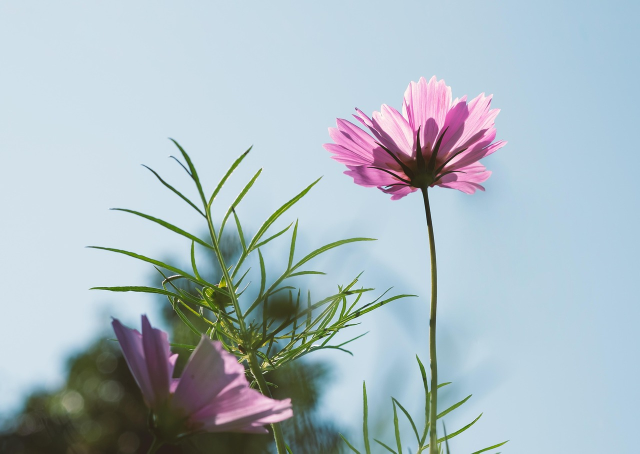
//> input picture task2-OpenCV_Project/resources/test_image.png, 1280 x 907 px (shown at 1/2 size)
$ ./main   (built with g++ and OpenCV 4)
//> lines starting //> are read from the running program, lines starting //| are printed output that depends on the picture; after the words box and inside, x2 and y2 are one past the last pixel; in counts of white or black regions, pixels touching at a corner belong together
#include <opencv2/opencv.hpp>
#include <opencv2/core/core.hpp>
#include <opencv2/imgproc/imgproc.hpp>
#include <opencv2/highgui/highgui.hpp>
#include <iostream>
#include <filesystem>

namespace fs = std::filesystem;

// ========= 工具：确保输出目录存在 =========
void ensureResultsDir() {
    if (!fs::exists("../results")) {
        fs::create_directory("../results");
        std::cout << "Created ../results directory.\n";
    }
}

// ========= 1. 颜色空间转换 =========
cv::Mat convertToGray(const cv::Mat& src) {
    cv::Mat gray;
    cv::cvtColor(src, gray, cv::COLOR_BGR2GRAY);
    return gray;
}

cv::Mat convertToHSV(const cv::Mat& src) {
    cv::Mat hsv;
    cv::cvtColor(src, hsv, cv::COLOR_BGR2HSV);
    return hsv;
}

// ========= 2. 滤波 =========
cv::Mat applyBlur(const cv::Mat& src, int ksize = 3) {
    cv::Mat dst;
    cv::blur(src, dst, cv::Size(ksize, ksize));
    return dst;
}

cv::Mat applyGaussian(const cv::Mat& src, int ksize = 3, double sigma = 0) {
    cv::Mat dst;
    cv::GaussianBlur(src, dst, cv::Size(ksize, ksize), sigma);
    return dst;
}

// ========= 3. 红色区域提取 =========
cv::Mat redInHSV(const cv::Mat& bgr)
{
    // 首先转化为hsv
    cv::Mat hsv;
    cv::cvtColor(bgr, hsv, cv::COLOR_BGR2HSV);

    // 调参
    cv::Scalar lower_red(147, 83, 141);
    cv::Scalar upper_red(180, 255, 255);

    cv::Mat mask;
    cv::inRange(hsv, lower_red, upper_red, mask);

    cv::Mat res;
    cv::bitwise_and(bgr, bgr, res, mask);
    // [5 lines of commented-out code are left out]
    return res;
}

// ========= 4. 红色外轮廓、Bounding Box =========
std::pair<cv::Mat, cv::Mat> visualizeRedContours(const cv::Mat& src,
    const cv::Mat& redMask,
    int lineWidth = 1)
{
    cv::Mat gray4red;
    cv::cvtColor(redMask, gray4red, cv::COLOR_BGR2GRAY);
    gray4red.convertTo(gray4red, CV_8U);
    cv::Mat binary;
    cv::threshold(gray4red, binary, 0, 255, cv::THRESH_BINARY);

    // 1. 找轮廓
    std::vector<std::vector<cv::Point>> contours;
    std::vector<cv::Vec4i> hierarchy;
    cv::findContours(binary.clone(), contours, hierarchy,
                     cv::RETR_TREE,          // 使用EXTRAL只有外部轮廓
                     cv::CHAIN_APPROX_SIMPLE);

    // 2. 画轮廓 & 包围框
    cv::Mat canvas = src.clone();

    cv::drawContours(canvas, contours, -1,
        cv::Scalar(0, 255, 0), lineWidth);

    double areas = 0.0;
    cv::Mat bboxed = redMask.clone();
    // 做一下过滤
    for (const auto& cnt : contours){
        double are = cv::contourArea(cnt);
        areas += are;


        cv::Rect box = cv::boundingRect(cnt);
        cv::rectangle(bboxed, box, cv::Scalar(0, 0, 255), lineWidth);


    }

    std::cout << "The total area of the red zone is" << " " << areas << std::endl;

    return {canvas, bboxed};
}

// ========= 5. 高亮区域提取与形态学处理 =========
cv::Mat highlightProcessing(const cv::Mat& src)
{
    // 1. 得到高亮掩码
    cv::Mat hsv, v;
    cv::cvtColor(src, hsv, cv::COLOR_BGR2HSV);
    std::vector<cv::Mat> ch;
    cv::split(hsv, ch);
    v = ch[2];
    cv::Mat mask = v > 200;          // 单通道 0/255

    cv::Mat mask3;
    cv::cvtColor(mask, mask3, cv::COLOR_GRAY2BGR);

    cv::Mat result;
    cv::bitwise_and(src, mask3, result);

    return result;
}

void highlightPipeline(const cv::Mat& highlightColor, int& step)
{
    // 确保输出目录存在
    fs::create_directories("../results");

    // 1. 灰度化
    cv::Mat gray;
    cv::cvtColor(highlightColor, gray, cv::COLOR_BGR2GRAY);
    cv::imwrite("../results/" + std::to_string(++step) + "_highlightGray.png", gray);

    // 2. 二值化
    cv::Mat bin;
    cv::threshold(gray, bin, 1, 255, cv::THRESH_BINARY);  // 高光区非 0 像素→255
    cv::imwrite("../results/" + std::to_string(++step) + "_highlightBin.png", bin);

    // 3. 膨胀
    cv::Mat dilated;
    cv::Mat kernelD = cv::getStructuringElement(cv::MORPH_RECT, cv::Size(3,3));
    cv::dilate(bin.clone(), dilated, kernelD, cv::Point(-1,-1), 1);
    cv::imwrite("../results/" + std::to_string(++step) + "_highlightDilated.png", dilated);

    // 4. 腐蚀
    cv::Mat eroded;
    cv::Mat kernelE = cv::getStructuringElement(cv::MORPH_RECT, cv::Size(3,3));
    cv::erode(bin.clone(), eroded, kernelE, cv::Point(-1,-1), 1);
    cv::imwrite("../results/" + std::to_string(++step) + "_highlightEroded.png", eroded);

    // 5. 漫水
    cv::Mat flood = highlightColor.clone();
    cv::Mat mask = cv::Mat::zeros(flood.rows + 2, flood.cols + 2, CV_8U);
    cv::floodFill(flood, mask, cv::Point(0,0), cv::Scalar(0,255,0), 0, cv::Scalar(), cv::Scalar(), 4 | (255 << 8));
    cv::imwrite("../results/" + std::to_string(++step) + "_highlightFlood.png", flood);
}


// ========= 6. 绘制图形与轮廓 =========
void drawShapes(cv::Mat& canvas) {
    // 圆形、矩形、文字
    cv::circle(canvas, cv::Point(100, 100), 50, cv::Scalar(0, 255, 0), 3);
    cv::rectangle(canvas, cv::Point(200, 200), cv::Point(300, 300), cv::Scalar(255, 0, 0), 3);
    cv::putText(canvas, "Hello World", cv::Point(50, 400),
                cv::FONT_HERSHEY_SIMPLEX, 1.0, cv::Scalar(0, 0, 255), 2);
}

void drawContoursAndBoxes(cv::Mat& canvas,
                          const std::vector<std::vector<cv::Point>>& contours,
                          const std::vector<cv::Rect>& boxes) {
    cv::drawContours(canvas, contours, -1, cv::Scalar(0, 0, 255), 2);
    for (const auto& r : boxes) {
        cv::rectangle(canvas, r, cv::Scalar(0, 255, 0), 2);
    }
}

// ========= 7. 几何变换 =========
cv::Mat rotateImage(const cv::Mat& src, double angle) {
    cv::Point2f center(src.cols / 2.0, src.rows / 2.0);
    cv::Mat rot = cv::getRotationMatrix2D(center, angle, 1.0);
    cv::Mat dst;
    cv::warpAffine(src, dst, rot, src.size(), cv::INTER_LINEAR);
    return dst;
}

cv::Mat cropTopLeftQuarter(const cv::Mat& src) {
    cv::Rect roi(0, 0, src.cols / 2, src.rows / 2);
    return src(roi).clone();
}


int main() {
    ensureResultsDir();

    // 读取图像
    cv::Mat image = cv::imread("../resources/test_image.png");
//> image is the input picture: 907 rows x 1280 cols, CV_8UC3; mean B, G, R 195.1, 187.3, 171.9
    if (image.empty()) {
        std::cout << "无法加载图像！" << std::endl;
        return -1;
    }

    // 缩放
    double scale = 0.3;
    cv::Size newSize(static_cast<int>(image.cols * scale),
                     static_cast<int>(image.rows * scale));
//> newSize = Size(384, 272)
    cv::resize(image, image, newSize, 0, 0, cv::INTER_AREA);
//> image: 272 rows x 384 cols, CV_8UC3

    int step = 0; // 用于命名

    // 1. 颜色空间转换
    cv::Mat gray = convertToGray(image);
    cv::imwrite("../results/" + std::to_string(++step) + "_gray.png", gray);
//> step = 1

    cv::Mat hsv = convertToHSV(image);
//> in convertToHSV, `cv::cvtColor(src, hsv, cv::COLOR_BGR2HSV);`: hsv: 272 rows x 384 cols, CV_8UC3; mean H, S, V 96.3, 51.4, 201.4
    cv::imwrite("../results/" + std::to_string(++step) + "_hsv.png", hsv);
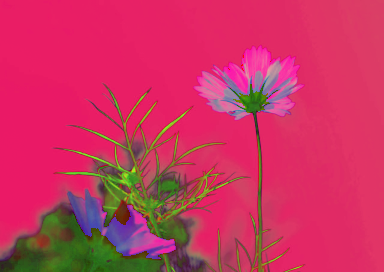
//> saved as 2_hsv.png: 272 rows x 384 cols, CV_8UC3; mean B, G, R 96.3, 51.4, 201.4
//> step = 2

    // 2. 滤波
    cv::Mat blurImg = applyBlur(image);
    cv::imwrite("../results/" + std::to_string(++step) + "_mean_blur.png", blurImg);
//> step = 3

    cv::Mat gaussImg = applyGaussian(image);
    cv::imwrite("../results/" + std::to_string(++step) + "_gaussian_blur.png", gaussImg);
//> step = 4

    // // 3. 红色提取
    cv::Mat redMask = redInHSV(image);
//> in redInHSV, `cv::inRange(hsv, lower_red, upper_red, mask);`: mask: 272 rows x 384 cols, CV_8UC1; 2% white; 35 white regions (27 under 20 px)
    cv::imwrite("../results/" + std::to_string(++step) + "_redMask.png", redMask);
//> step = 5

    // // 4. 轮廓, bbox, 面积
    auto [_canvas, bboxed] = visualizeRedContours(image, redMask);
//> in visualizeRedContours, `cv::findContours(binary.clone(), contours, hierarchy, cv::RETR_TREE, c..`: contours = 59 contours, 52 with area under 20; largest, box (x1, y1, x2, y2) and area: (197, 72, 243, 114) 724, (265, 77, 298, 114) 360, (253, 61, 285, 95) 326, (131, 236, 150, 248) 63, (238, 61, 251, 91) 54, (233, 112, 250, 120) 46, (281, 87, 293, 95) 30
//> in visualizeRedContours, `cv::drawContours(canvas, contours, -1, cv::Scalar(0, 255, 0), lineWidt..`:
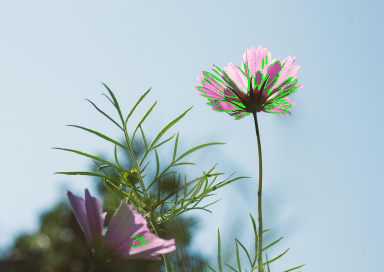
//> canvas: 272 rows x 384 cols, CV_8UC3; mean B, G, R 193.7, 188.6, 170.2
//> the loop in visualizeRedContours, `for (const auto& cnt : contours)` made 59 passes
//> (cnt, are, areas, box) on passes 6, 7, 8, 10, 11, 13, 14: (2 Points (x, y): [101, 217], [102, 218], 0, 70, Rect(101, 217, 2, 2)), (1 Point (x, y): [100, 215], 0, 70, Rect(100, 215, 1, 1)), (2 Points (x, y): [101, 213], [102, 213], 0, 70, Rect(101, 213, 2, 1)), (2 Points (x, y): [236, 111], [237, 111], 0, 116, Rect(236, 111, 2, 1)), (2 Points (x, y): [263, 104], [262, 105], 0, 116, Rect(262, 104, 2, 2)), (2 Points (x, y): [266, 100], [268, 100], 0, 133, Rect(266, 100, 3, 1)), (1 Point (x, y): [270, 99], 0, 133, Rect(270, 99, 1, 1))
//> (are, areas, box) on passes 3, 4, 5, 9, 12, 23: (63, 63, Rect(131, 236, 19, 12)), (0, 63, Rect(132, 234, 6, 4)), (7, 70, Rect(103, 229, 4, 4)), (46, 116, Rect(233, 112, 17, 8)), (17, 133, Rect(231, 101, 14, 7)), (360, 493.5, Rect(265, 77, 33, 37))
//> after the loop in visualizeRedContours, `for (const auto& cnt : contours)`:
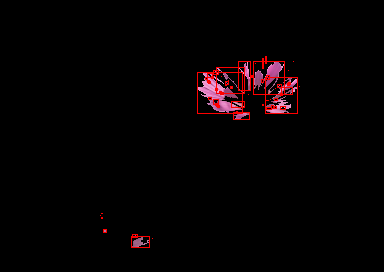
//> bboxed: 272 rows x 384 cols, CV_8UC3; mean B, G, R 2.5, 1.7, 5.8
//> after the loop in visualizeRedContours, `for (const auto& cnt : contours)`: areas = 1754.5
//| The total area of the red zone is 1754.5

    cv::imwrite("../results/" + std::to_string(++step) + "_redOutline.png", _canvas);
//> step = 6
    cv::imwrite("../results/" + std::to_string(++step) + "_redBbox.png", bboxed);
//> step = 7

    // // 5. 高亮区域处理
    cv::Mat highlightZone = highlightProcessing(image);
//> in highlightProcessing, `cv::Mat mask = v > 200;`: mask: 272 rows x 384 cols, CV_8UC1; 77.3% white; 23 black regions (19 under 20 px), largest, box (x1, y1, x2, y2) and area: (0, 61, 296, 272) 23498, (283, 264, 305, 272) 39, (279, 109, 291, 116) 36, (204, 78, 215, 87) 20
    cv::imwrite("../results/" + std::to_string(++step) + "_highlightZone.png", highlightZone);
//> step = 8

    highlightPipeline(highlightZone, step);
//> in highlightPipeline, `cv::cvtColor(highlightColor, gray, cv::COLOR_BGR2GRAY);`:
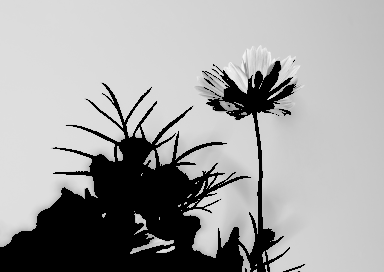
//> gray: 272 rows x 384 cols, CV_8UC1; min 0, max 246, mean 161.5
//> in highlightPipeline, `cv::imwrite("../results/" + std::to_string(++step) + "_highlightGray.p..`: step = 9
//> in highlightPipeline, `cv::imwrite("../results/" + std::to_string(++step) + "_highlightBin.pn..`: step = 10
//> in highlightPipeline, `cv::dilate(bin.clone(), dilated, kernelD, cv::Point(-1,-1), 1);`: dilated: 272 rows x 384 cols, CV_8UC1; 81.7% white; 56 black regions (51 under 20 px), largest, box (x1, y1, x2, y2) and area: (0, 118, 242, 272) 16948, (224, 62, 293, 272) 1916, (209, 100, 223, 110) 60, (231, 111, 243, 119) 36, (182, 145, 206, 157) 26
//> in highlightPipeline, `cv::imwrite("../results/" + std::to_string(++step) + "_highlightDilate..`: step = 11
//> in highlightPipeline, `cv::erode(bin.clone(), eroded, kernelE, cv::Point(-1,-1), 1);`:
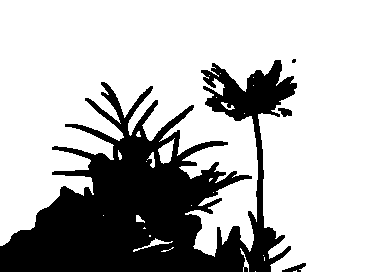
//> eroded: 272 rows x 384 cols, CV_8UC1; 72.9% white; 4 black regions (1 under 20 px), largest, box (x1, y1, x2, y2) and area: (0, 60, 297, 272) 28130, (282, 263, 306, 272) 103, (278, 108, 292, 117) 85
//> in highlightPipeline, `cv::imwrite("../results/" + std::to_string(++step) + "_highlightEroded..`: step = 12
//> in highlightPipeline, `cv::floodFill(flood, mask, cv::Point(0,0), cv::Scalar(0,255,0), 0, cv:..`: flood: 272 rows x 384 cols, CV_8UC3; mean B, G, R 175.3, 164.4, 150.3
//> in highlightPipeline, `cv::imwrite("../results/" + std::to_string(++step) + "_highlightFlood...`: step = 13
//> step = 13

    // // 6. 绘制图形
    cv::Mat shapesCanvas = image.clone();
    drawShapes(shapesCanvas);
    cv::imwrite("../results/" + std::to_string(++step) + "_shapes.png", shapesCanvas);
//> step = 14

    // // 7. 旋转
    cv::Mat rotated = rotateImage(image, 35);
//> in rotateImage, `cv::warpAffine(src, dst, rot, src.size(), cv::INTER_LINEAR);`:
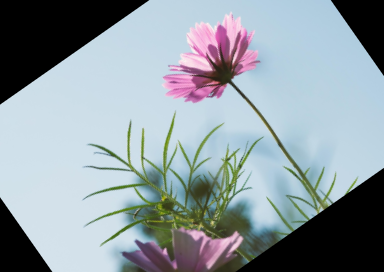
//> dst: 272 rows x 384 cols, CV_8UC3; mean B, G, R 162.2, 155.6, 143.6
    cv::imwrite("../results/" + std::to_string(++step) + "_rotated35.png", rotated);
//> step = 15

    // // 8. 裁剪
    cv::Mat cropped = cropTopLeftQuarter(image);
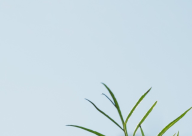
//> cropped: 136 rows x 192 cols, CV_8UC3; mean B, G, R 228.2, 219.9, 202.5
    cv::imwrite("../results/" + std::to_string(++step) + "_cropTopLeftQuarter.png", cropped);
//> step = 16

    // // createTunerWindow(image)
    std::cout << "All results saved to ../results/\n";
    return 0;
}
